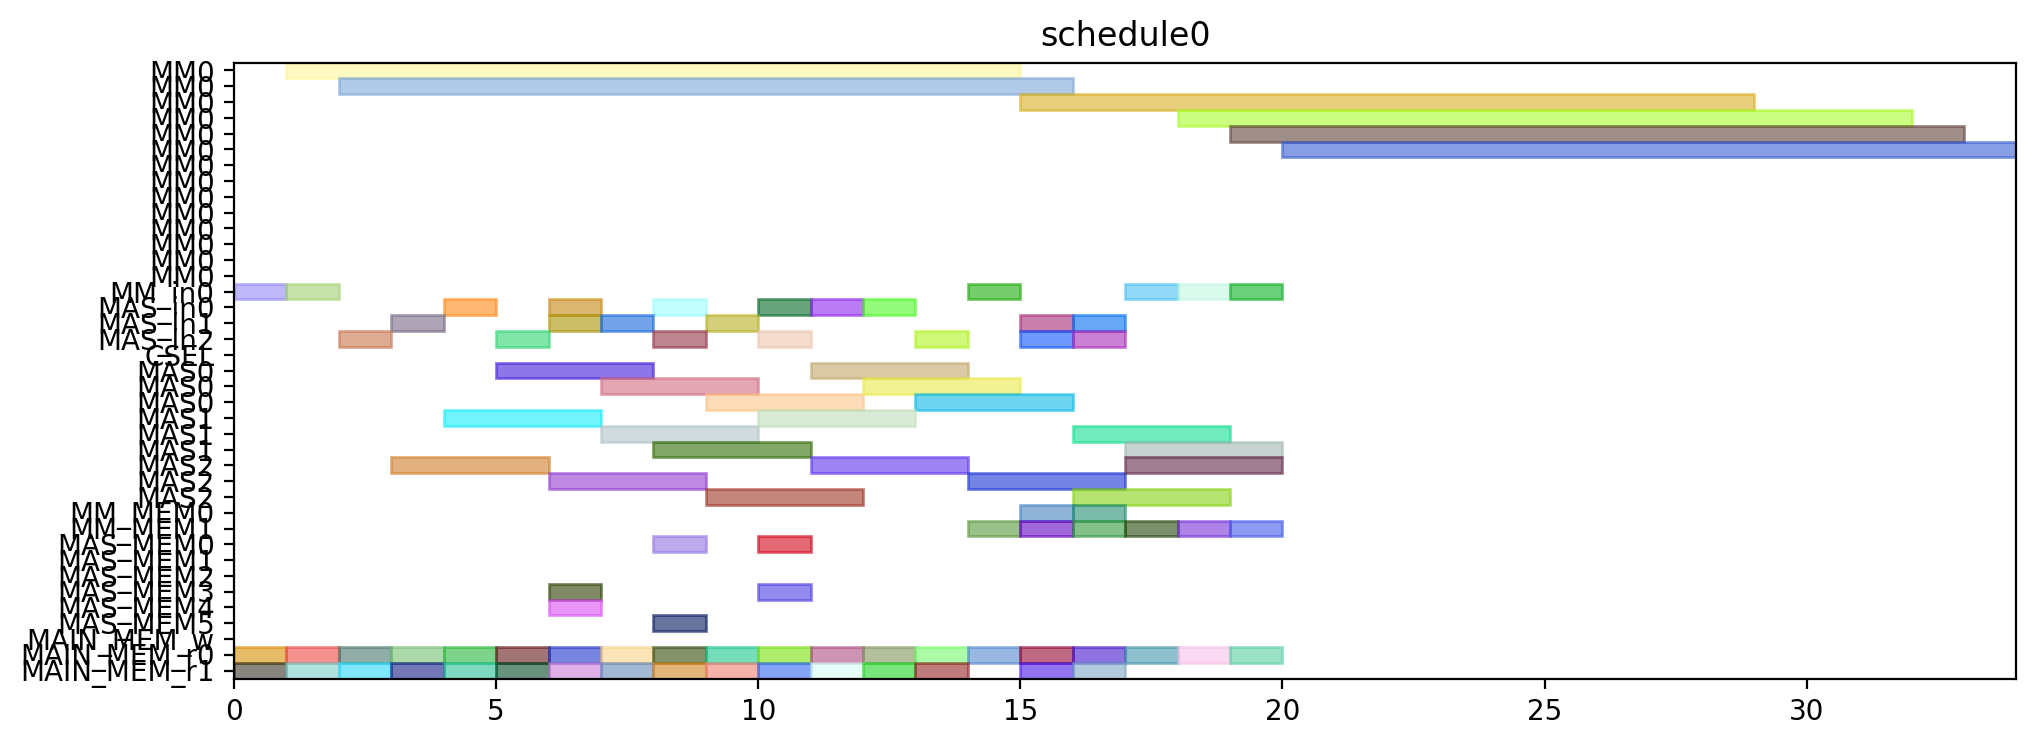

Write Python code to recreate this figure.
from pyschedule import Scenario, solvers, plotters, alt


def solve():
	horizon = 120
	S = Scenario("schedule0", horizon=horizon)

	# resource
	MM = S.Resources('MM', num=1, size=14)
	MM_in = S.Resources('MM_in', num=1)
	MAS_in = S.Resources('MAS_in', num=3)
	CSEL = S.Resource('CSEL')
	MAS = S.Resources('MAS', num=3, size=3, periods=range(1, horizon))
	MM_MEM = S.Resources('MM_MEM', num=2)
	MAS_MEM = S.Resources('MAS_MEM', num=6)
	MAIN_MEM_w = S.Resource('MAIN_MEM_w', size=1)
	MAIN_MEM_r = S.Resources('MAIN_MEM_r', num=2)

	# result of previous scheduling

	# new tasks
	c_qinv_denom_inv0 = S.Task('c_qinv_denom_inv0', length=14, delay_cost=1)
	c_qinv_denom_inv0 += alt(MM)
	c_qinv_denom_inv0_in = S.Task('c_qinv_denom_inv0_in', length=1, delay_cost=1)
	c_qinv_denom_inv0_in += alt(MM_in)
	S += c_qinv_denom_inv0_in*MM_in[0]<=c_qinv_denom_inv0*MM[0]
	c_qinv_denom_inv0_mem0 = S.Task('c_qinv_denom_inv0_mem0', length=1, delay_cost=1)
	c_qinv_denom_inv0_mem0 += MAIN_MEM_r[0]
	S += c_qinv_denom_inv0_mem0 <= c_qinv_denom_inv0

	c_qinv_denom_inv0_mem1 = S.Task('c_qinv_denom_inv0_mem1', length=1, delay_cost=1)
	c_qinv_denom_inv0_mem1 += MAIN_MEM_r[1]
	S += c_qinv_denom_inv0_mem1 <= c_qinv_denom_inv0

	c_qinv_denom_inv1_ = S.Task('c_qinv_denom_inv1_', length=14, delay_cost=1)
	c_qinv_denom_inv1_ += alt(MM)
	c_qinv_denom_inv1__in = S.Task('c_qinv_denom_inv1__in', length=1, delay_cost=1)
	c_qinv_denom_inv1__in += alt(MM_in)
	S += c_qinv_denom_inv1__in*MM_in[0]<=c_qinv_denom_inv1_*MM[0]
	c_qinv_denom_inv1__mem0 = S.Task('c_qinv_denom_inv1__mem0', length=1, delay_cost=1)
	c_qinv_denom_inv1__mem0 += MAIN_MEM_r[0]
	S += c_qinv_denom_inv1__mem0 <= c_qinv_denom_inv1_

	c_qinv_denom_inv1__mem1 = S.Task('c_qinv_denom_inv1__mem1', length=1, delay_cost=1)
	c_qinv_denom_inv1__mem1 += MAIN_MEM_r[1]
	S += c_qinv_denom_inv1__mem1 <= c_qinv_denom_inv1_

	c_qinv0_t2 = S.Task('c_qinv0_t2', length=3, delay_cost=1)
	c_qinv0_t2 += alt(MAS)
	c_qinv0_t2_in = S.Task('c_qinv0_t2_in', length=1, delay_cost=1)
	c_qinv0_t2_in += alt(MAS_in)
	S += c_qinv0_t2_in*MAS_in[0]<=c_qinv0_t2*MAS[0]

	S += c_qinv0_t2_in*MAS_in[1]<=c_qinv0_t2*MAS[1]

	S += c_qinv0_t2_in*MAS_in[2]<=c_qinv0_t2*MAS[2]

	c_qinv0_t2_mem0 = S.Task('c_qinv0_t2_mem0', length=1, delay_cost=1)
	c_qinv0_t2_mem0 += MAIN_MEM_r[0]
	S += c_qinv0_t2_mem0 <= c_qinv0_t2

	c_qinv0_t2_mem1 = S.Task('c_qinv0_t2_mem1', length=1, delay_cost=1)
	c_qinv0_t2_mem1 += MAIN_MEM_r[1]
	S += c_qinv0_t2_mem1 <= c_qinv0_t2

	c_qinv1__t2 = S.Task('c_qinv1__t2', length=3, delay_cost=1)
	c_qinv1__t2 += alt(MAS)
	c_qinv1__t2_in = S.Task('c_qinv1__t2_in', length=1, delay_cost=1)
	c_qinv1__t2_in += alt(MAS_in)
	S += c_qinv1__t2_in*MAS_in[0]<=c_qinv1__t2*MAS[0]

	S += c_qinv1__t2_in*MAS_in[1]<=c_qinv1__t2*MAS[1]

	S += c_qinv1__t2_in*MAS_in[2]<=c_qinv1__t2*MAS[2]

	c_qinv1__t2_mem0 = S.Task('c_qinv1__t2_mem0', length=1, delay_cost=1)
	c_qinv1__t2_mem0 += MAIN_MEM_r[0]
	S += c_qinv1__t2_mem0 <= c_qinv1__t2

	c_qinv1__t2_mem1 = S.Task('c_qinv1__t2_mem1', length=1, delay_cost=1)
	c_qinv1__t2_mem1 += MAIN_MEM_r[1]
	S += c_qinv1__t2_mem1 <= c_qinv1__t2

	c0_t0_t2 = S.Task('c0_t0_t2', length=3, delay_cost=1)
	c0_t0_t2 += alt(MAS)
	c0_t0_t2_in = S.Task('c0_t0_t2_in', length=1, delay_cost=1)
	c0_t0_t2_in += alt(MAS_in)
	S += c0_t0_t2_in*MAS_in[0]<=c0_t0_t2*MAS[0]

	S += c0_t0_t2_in*MAS_in[1]<=c0_t0_t2*MAS[1]

	S += c0_t0_t2_in*MAS_in[2]<=c0_t0_t2*MAS[2]

	c0_t0_t2_mem0 = S.Task('c0_t0_t2_mem0', length=1, delay_cost=1)
	c0_t0_t2_mem0 += MAIN_MEM_r[0]
	S += c0_t0_t2_mem0 <= c0_t0_t2

	c0_t0_t2_mem1 = S.Task('c0_t0_t2_mem1', length=1, delay_cost=1)
	c0_t0_t2_mem1 += MAIN_MEM_r[1]
	S += c0_t0_t2_mem1 <= c0_t0_t2

	c0_t1_t2 = S.Task('c0_t1_t2', length=3, delay_cost=1)
	c0_t1_t2 += alt(MAS)
	c0_t1_t2_in = S.Task('c0_t1_t2_in', length=1, delay_cost=1)
	c0_t1_t2_in += alt(MAS_in)
	S += c0_t1_t2_in*MAS_in[0]<=c0_t1_t2*MAS[0]

	S += c0_t1_t2_in*MAS_in[1]<=c0_t1_t2*MAS[1]

	S += c0_t1_t2_in*MAS_in[2]<=c0_t1_t2*MAS[2]

	c0_t1_t2_mem0 = S.Task('c0_t1_t2_mem0', length=1, delay_cost=1)
	c0_t1_t2_mem0 += MAIN_MEM_r[0]
	S += c0_t1_t2_mem0 <= c0_t1_t2

	c0_t1_t2_mem1 = S.Task('c0_t1_t2_mem1', length=1, delay_cost=1)
	c0_t1_t2_mem1 += MAIN_MEM_r[1]
	S += c0_t1_t2_mem1 <= c0_t1_t2

	c0_t20 = S.Task('c0_t20', length=3, delay_cost=1)
	c0_t20 += alt(MAS)
	c0_t20_in = S.Task('c0_t20_in', length=1, delay_cost=1)
	c0_t20_in += alt(MAS_in)
	S += c0_t20_in*MAS_in[0]<=c0_t20*MAS[0]

	S += c0_t20_in*MAS_in[1]<=c0_t20*MAS[1]

	S += c0_t20_in*MAS_in[2]<=c0_t20*MAS[2]

	c0_t20_mem0 = S.Task('c0_t20_mem0', length=1, delay_cost=1)
	c0_t20_mem0 += MAIN_MEM_r[0]
	S += c0_t20_mem0 <= c0_t20

	c0_t20_mem1 = S.Task('c0_t20_mem1', length=1, delay_cost=1)
	c0_t20_mem1 += MAIN_MEM_r[1]
	S += c0_t20_mem1 <= c0_t20

	c0_t21 = S.Task('c0_t21', length=3, delay_cost=1)
	c0_t21 += alt(MAS)
	c0_t21_in = S.Task('c0_t21_in', length=1, delay_cost=1)
	c0_t21_in += alt(MAS_in)
	S += c0_t21_in*MAS_in[0]<=c0_t21*MAS[0]

	S += c0_t21_in*MAS_in[1]<=c0_t21*MAS[1]

	S += c0_t21_in*MAS_in[2]<=c0_t21*MAS[2]

	c0_t21_mem0 = S.Task('c0_t21_mem0', length=1, delay_cost=1)
	c0_t21_mem0 += MAIN_MEM_r[0]
	S += c0_t21_mem0 <= c0_t21

	c0_t21_mem1 = S.Task('c0_t21_mem1', length=1, delay_cost=1)
	c0_t21_mem1 += MAIN_MEM_r[1]
	S += c0_t21_mem1 <= c0_t21

	c1_t0_t2 = S.Task('c1_t0_t2', length=3, delay_cost=1)
	c1_t0_t2 += alt(MAS)
	c1_t0_t2_in = S.Task('c1_t0_t2_in', length=1, delay_cost=1)
	c1_t0_t2_in += alt(MAS_in)
	S += c1_t0_t2_in*MAS_in[0]<=c1_t0_t2*MAS[0]

	S += c1_t0_t2_in*MAS_in[1]<=c1_t0_t2*MAS[1]

	S += c1_t0_t2_in*MAS_in[2]<=c1_t0_t2*MAS[2]

	c1_t0_t2_mem0 = S.Task('c1_t0_t2_mem0', length=1, delay_cost=1)
	c1_t0_t2_mem0 += MAIN_MEM_r[0]
	S += c1_t0_t2_mem0 <= c1_t0_t2

	c1_t0_t2_mem1 = S.Task('c1_t0_t2_mem1', length=1, delay_cost=1)
	c1_t0_t2_mem1 += MAIN_MEM_r[1]
	S += c1_t0_t2_mem1 <= c1_t0_t2

	c1_t1_t2 = S.Task('c1_t1_t2', length=3, delay_cost=1)
	c1_t1_t2 += alt(MAS)
	c1_t1_t2_in = S.Task('c1_t1_t2_in', length=1, delay_cost=1)
	c1_t1_t2_in += alt(MAS_in)
	S += c1_t1_t2_in*MAS_in[0]<=c1_t1_t2*MAS[0]

	S += c1_t1_t2_in*MAS_in[1]<=c1_t1_t2*MAS[1]

	S += c1_t1_t2_in*MAS_in[2]<=c1_t1_t2*MAS[2]

	c1_t1_t2_mem0 = S.Task('c1_t1_t2_mem0', length=1, delay_cost=1)
	c1_t1_t2_mem0 += MAIN_MEM_r[0]
	S += c1_t1_t2_mem0 <= c1_t1_t2

	c1_t1_t2_mem1 = S.Task('c1_t1_t2_mem1', length=1, delay_cost=1)
	c1_t1_t2_mem1 += MAIN_MEM_r[1]
	S += c1_t1_t2_mem1 <= c1_t1_t2

	c1_t20 = S.Task('c1_t20', length=3, delay_cost=1)
	c1_t20 += alt(MAS)
	c1_t20_in = S.Task('c1_t20_in', length=1, delay_cost=1)
	c1_t20_in += alt(MAS_in)
	S += c1_t20_in*MAS_in[0]<=c1_t20*MAS[0]

	S += c1_t20_in*MAS_in[1]<=c1_t20*MAS[1]

	S += c1_t20_in*MAS_in[2]<=c1_t20*MAS[2]

	c1_t20_mem0 = S.Task('c1_t20_mem0', length=1, delay_cost=1)
	c1_t20_mem0 += MAIN_MEM_r[0]
	S += c1_t20_mem0 <= c1_t20

	c1_t20_mem1 = S.Task('c1_t20_mem1', length=1, delay_cost=1)
	c1_t20_mem1 += MAIN_MEM_r[1]
	S += c1_t20_mem1 <= c1_t20

	c1_t21 = S.Task('c1_t21', length=3, delay_cost=1)
	c1_t21 += alt(MAS)
	c1_t21_in = S.Task('c1_t21_in', length=1, delay_cost=1)
	c1_t21_in += alt(MAS_in)
	S += c1_t21_in*MAS_in[0]<=c1_t21*MAS[0]

	S += c1_t21_in*MAS_in[1]<=c1_t21*MAS[1]

	S += c1_t21_in*MAS_in[2]<=c1_t21*MAS[2]

	c1_t21_mem0 = S.Task('c1_t21_mem0', length=1, delay_cost=1)
	c1_t21_mem0 += MAIN_MEM_r[0]
	S += c1_t21_mem0 <= c1_t21

	c1_t21_mem1 = S.Task('c1_t21_mem1', length=1, delay_cost=1)
	c1_t21_mem1 += MAIN_MEM_r[1]
	S += c1_t21_mem1 <= c1_t21

	c2_t0_t2 = S.Task('c2_t0_t2', length=3, delay_cost=1)
	c2_t0_t2 += alt(MAS)
	c2_t0_t2_in = S.Task('c2_t0_t2_in', length=1, delay_cost=1)
	c2_t0_t2_in += alt(MAS_in)
	S += c2_t0_t2_in*MAS_in[0]<=c2_t0_t2*MAS[0]

	S += c2_t0_t2_in*MAS_in[1]<=c2_t0_t2*MAS[1]

	S += c2_t0_t2_in*MAS_in[2]<=c2_t0_t2*MAS[2]

	c2_t0_t2_mem0 = S.Task('c2_t0_t2_mem0', length=1, delay_cost=1)
	c2_t0_t2_mem0 += MAIN_MEM_r[0]
	S += c2_t0_t2_mem0 <= c2_t0_t2

	c2_t0_t2_mem1 = S.Task('c2_t0_t2_mem1', length=1, delay_cost=1)
	c2_t0_t2_mem1 += MAIN_MEM_r[1]
	S += c2_t0_t2_mem1 <= c2_t0_t2

	c2_t1_t2 = S.Task('c2_t1_t2', length=3, delay_cost=1)
	c2_t1_t2 += alt(MAS)
	c2_t1_t2_in = S.Task('c2_t1_t2_in', length=1, delay_cost=1)
	c2_t1_t2_in += alt(MAS_in)
	S += c2_t1_t2_in*MAS_in[0]<=c2_t1_t2*MAS[0]

	S += c2_t1_t2_in*MAS_in[1]<=c2_t1_t2*MAS[1]

	S += c2_t1_t2_in*MAS_in[2]<=c2_t1_t2*MAS[2]

	c2_t1_t2_mem0 = S.Task('c2_t1_t2_mem0', length=1, delay_cost=1)
	c2_t1_t2_mem0 += MAIN_MEM_r[0]
	S += c2_t1_t2_mem0 <= c2_t1_t2

	c2_t1_t2_mem1 = S.Task('c2_t1_t2_mem1', length=1, delay_cost=1)
	c2_t1_t2_mem1 += MAIN_MEM_r[1]
	S += c2_t1_t2_mem1 <= c2_t1_t2

	c2_t20 = S.Task('c2_t20', length=3, delay_cost=1)
	c2_t20 += alt(MAS)
	c2_t20_in = S.Task('c2_t20_in', length=1, delay_cost=1)
	c2_t20_in += alt(MAS_in)
	S += c2_t20_in*MAS_in[0]<=c2_t20*MAS[0]

	S += c2_t20_in*MAS_in[1]<=c2_t20*MAS[1]

	S += c2_t20_in*MAS_in[2]<=c2_t20*MAS[2]

	c2_t20_mem0 = S.Task('c2_t20_mem0', length=1, delay_cost=1)
	c2_t20_mem0 += MAIN_MEM_r[0]
	S += c2_t20_mem0 <= c2_t20

	c2_t20_mem1 = S.Task('c2_t20_mem1', length=1, delay_cost=1)
	c2_t20_mem1 += MAIN_MEM_r[1]
	S += c2_t20_mem1 <= c2_t20

	c2_t21 = S.Task('c2_t21', length=3, delay_cost=1)
	c2_t21 += alt(MAS)
	c2_t21_in = S.Task('c2_t21_in', length=1, delay_cost=1)
	c2_t21_in += alt(MAS_in)
	S += c2_t21_in*MAS_in[0]<=c2_t21*MAS[0]

	S += c2_t21_in*MAS_in[1]<=c2_t21*MAS[1]

	S += c2_t21_in*MAS_in[2]<=c2_t21*MAS[2]

	c2_t21_mem0 = S.Task('c2_t21_mem0', length=1, delay_cost=1)
	c2_t21_mem0 += MAIN_MEM_r[0]
	S += c2_t21_mem0 <= c2_t21

	c2_t21_mem1 = S.Task('c2_t21_mem1', length=1, delay_cost=1)
	c2_t21_mem1 += MAIN_MEM_r[1]
	S += c2_t21_mem1 <= c2_t21

	c_qinv0_t0 = S.Task('c_qinv0_t0', length=14, delay_cost=1)
	c_qinv0_t0 += alt(MM)
	c_qinv0_t0_in = S.Task('c_qinv0_t0_in', length=1, delay_cost=1)
	c_qinv0_t0_in += alt(MM_in)
	S += c_qinv0_t0_in*MM_in[0]<=c_qinv0_t0*MM[0]
	c_qinv0_t0_mem0 = S.Task('c_qinv0_t0_mem0', length=1, delay_cost=1)
	c_qinv0_t0_mem0 += MAIN_MEM_r[0]
	S += c_qinv0_t0_mem0 <= c_qinv0_t0

	c_qinv0_t0_mem1 = S.Task('c_qinv0_t0_mem1', length=1, delay_cost=1)
	c_qinv0_t0_mem1 += alt(MM_MEM)
	S += (c_qinv_denom_inv0*MM[0])-1 < c_qinv0_t0_mem1*MM_MEM[1]
	S += c_qinv0_t0_mem1 <= c_qinv0_t0

	c_qinv0_t1 = S.Task('c_qinv0_t1', length=14, delay_cost=1)
	c_qinv0_t1 += alt(MM)
	c_qinv0_t1_in = S.Task('c_qinv0_t1_in', length=1, delay_cost=1)
	c_qinv0_t1_in += alt(MM_in)
	S += c_qinv0_t1_in*MM_in[0]<=c_qinv0_t1*MM[0]
	c_qinv0_t1_mem0 = S.Task('c_qinv0_t1_mem0', length=1, delay_cost=1)
	c_qinv0_t1_mem0 += MAIN_MEM_r[0]
	S += c_qinv0_t1_mem0 <= c_qinv0_t1

	c_qinv0_t1_mem1 = S.Task('c_qinv0_t1_mem1', length=1, delay_cost=1)
	c_qinv0_t1_mem1 += alt(MM_MEM)
	S += (c_qinv_denom_inv1_*MM[0])-1 < c_qinv0_t1_mem1*MM_MEM[1]
	S += c_qinv0_t1_mem1 <= c_qinv0_t1

	c_qinv0_t3 = S.Task('c_qinv0_t3', length=3, delay_cost=1)
	c_qinv0_t3 += alt(MAS)
	c_qinv0_t3_in = S.Task('c_qinv0_t3_in', length=1, delay_cost=1)
	c_qinv0_t3_in += alt(MAS_in)
	S += c_qinv0_t3_in*MAS_in[0]<=c_qinv0_t3*MAS[0]

	S += c_qinv0_t3_in*MAS_in[1]<=c_qinv0_t3*MAS[1]

	S += c_qinv0_t3_in*MAS_in[2]<=c_qinv0_t3*MAS[2]

	c_qinv0_t3_mem0 = S.Task('c_qinv0_t3_mem0', length=1, delay_cost=1)
	c_qinv0_t3_mem0 += alt(MM_MEM)
	S += (c_qinv_denom_inv0*MM[0])-1 < c_qinv0_t3_mem0*MM_MEM[0]
	S += c_qinv0_t3_mem0 <= c_qinv0_t3

	c_qinv0_t3_mem1 = S.Task('c_qinv0_t3_mem1', length=1, delay_cost=1)
	c_qinv0_t3_mem1 += alt(MM_MEM)
	S += (c_qinv_denom_inv1_*MM[0])-1 < c_qinv0_t3_mem1*MM_MEM[1]
	S += c_qinv0_t3_mem1 <= c_qinv0_t3

	c_qinv1__t0 = S.Task('c_qinv1__t0', length=14, delay_cost=1)
	c_qinv1__t0 += alt(MM)
	c_qinv1__t0_in = S.Task('c_qinv1__t0_in', length=1, delay_cost=1)
	c_qinv1__t0_in += alt(MM_in)
	S += c_qinv1__t0_in*MM_in[0]<=c_qinv1__t0*MM[0]
	c_qinv1__t0_mem0 = S.Task('c_qinv1__t0_mem0', length=1, delay_cost=1)
	c_qinv1__t0_mem0 += MAIN_MEM_r[0]
	S += c_qinv1__t0_mem0 <= c_qinv1__t0

	c_qinv1__t0_mem1 = S.Task('c_qinv1__t0_mem1', length=1, delay_cost=1)
	c_qinv1__t0_mem1 += alt(MM_MEM)
	S += (c_qinv_denom_inv0*MM[0])-1 < c_qinv1__t0_mem1*MM_MEM[1]
	S += c_qinv1__t0_mem1 <= c_qinv1__t0

	c_qinv1__t1 = S.Task('c_qinv1__t1', length=14, delay_cost=1)
	c_qinv1__t1 += alt(MM)
	c_qinv1__t1_in = S.Task('c_qinv1__t1_in', length=1, delay_cost=1)
	c_qinv1__t1_in += alt(MM_in)
	S += c_qinv1__t1_in*MM_in[0]<=c_qinv1__t1*MM[0]
	c_qinv1__t1_mem0 = S.Task('c_qinv1__t1_mem0', length=1, delay_cost=1)
	c_qinv1__t1_mem0 += MAIN_MEM_r[0]
	S += c_qinv1__t1_mem0 <= c_qinv1__t1

	c_qinv1__t1_mem1 = S.Task('c_qinv1__t1_mem1', length=1, delay_cost=1)
	c_qinv1__t1_mem1 += alt(MM_MEM)
	S += (c_qinv_denom_inv1_*MM[0])-1 < c_qinv1__t1_mem1*MM_MEM[1]
	S += c_qinv1__t1_mem1 <= c_qinv1__t1

	c_qinv1__t3 = S.Task('c_qinv1__t3', length=3, delay_cost=1)
	c_qinv1__t3 += alt(MAS)
	c_qinv1__t3_in = S.Task('c_qinv1__t3_in', length=1, delay_cost=1)
	c_qinv1__t3_in += alt(MAS_in)
	S += c_qinv1__t3_in*MAS_in[0]<=c_qinv1__t3*MAS[0]

	S += c_qinv1__t3_in*MAS_in[1]<=c_qinv1__t3*MAS[1]

	S += c_qinv1__t3_in*MAS_in[2]<=c_qinv1__t3*MAS[2]

	c_qinv1__t3_mem0 = S.Task('c_qinv1__t3_mem0', length=1, delay_cost=1)
	c_qinv1__t3_mem0 += alt(MM_MEM)
	S += (c_qinv_denom_inv0*MM[0])-1 < c_qinv1__t3_mem0*MM_MEM[0]
	S += c_qinv1__t3_mem0 <= c_qinv1__t3

	c_qinv1__t3_mem1 = S.Task('c_qinv1__t3_mem1', length=1, delay_cost=1)
	c_qinv1__t3_mem1 += alt(MM_MEM)
	S += (c_qinv_denom_inv1_*MM[0])-1 < c_qinv1__t3_mem1*MM_MEM[1]
	S += c_qinv1__t3_mem1 <= c_qinv1__t3

	c0_t4_t2 = S.Task('c0_t4_t2', length=3, delay_cost=1)
	c0_t4_t2 += alt(MAS)
	c0_t4_t2_in = S.Task('c0_t4_t2_in', length=1, delay_cost=1)
	c0_t4_t2_in += alt(MAS_in)
	S += c0_t4_t2_in*MAS_in[0]<=c0_t4_t2*MAS[0]

	S += c0_t4_t2_in*MAS_in[1]<=c0_t4_t2*MAS[1]

	S += c0_t4_t2_in*MAS_in[2]<=c0_t4_t2*MAS[2]

	c0_t4_t2_mem0 = S.Task('c0_t4_t2_mem0', length=1, delay_cost=1)
	c0_t4_t2_mem0 += alt(MAS_MEM)
	S += (c0_t20*MAS[0])-1 < c0_t4_t2_mem0*MAS_MEM[0]
	S += (c0_t20*MAS[1])-1 < c0_t4_t2_mem0*MAS_MEM[2]
	S += (c0_t20*MAS[2])-1 < c0_t4_t2_mem0*MAS_MEM[4]
	S += c0_t4_t2_mem0 <= c0_t4_t2

	c0_t4_t2_mem1 = S.Task('c0_t4_t2_mem1', length=1, delay_cost=1)
	c0_t4_t2_mem1 += alt(MAS_MEM)
	S += (c0_t21*MAS[0])-1 < c0_t4_t2_mem1*MAS_MEM[1]
	S += (c0_t21*MAS[1])-1 < c0_t4_t2_mem1*MAS_MEM[3]
	S += (c0_t21*MAS[2])-1 < c0_t4_t2_mem1*MAS_MEM[5]
	S += c0_t4_t2_mem1 <= c0_t4_t2

	c1_t4_t2 = S.Task('c1_t4_t2', length=3, delay_cost=1)
	c1_t4_t2 += alt(MAS)
	c1_t4_t2_in = S.Task('c1_t4_t2_in', length=1, delay_cost=1)
	c1_t4_t2_in += alt(MAS_in)
	S += c1_t4_t2_in*MAS_in[0]<=c1_t4_t2*MAS[0]

	S += c1_t4_t2_in*MAS_in[1]<=c1_t4_t2*MAS[1]

	S += c1_t4_t2_in*MAS_in[2]<=c1_t4_t2*MAS[2]

	c1_t4_t2_mem0 = S.Task('c1_t4_t2_mem0', length=1, delay_cost=1)
	c1_t4_t2_mem0 += alt(MAS_MEM)
	S += (c1_t20*MAS[0])-1 < c1_t4_t2_mem0*MAS_MEM[0]
	S += (c1_t20*MAS[1])-1 < c1_t4_t2_mem0*MAS_MEM[2]
	S += (c1_t20*MAS[2])-1 < c1_t4_t2_mem0*MAS_MEM[4]
	S += c1_t4_t2_mem0 <= c1_t4_t2

	c1_t4_t2_mem1 = S.Task('c1_t4_t2_mem1', length=1, delay_cost=1)
	c1_t4_t2_mem1 += alt(MAS_MEM)
	S += (c1_t21*MAS[0])-1 < c1_t4_t2_mem1*MAS_MEM[1]
	S += (c1_t21*MAS[1])-1 < c1_t4_t2_mem1*MAS_MEM[3]
	S += (c1_t21*MAS[2])-1 < c1_t4_t2_mem1*MAS_MEM[5]
	S += c1_t4_t2_mem1 <= c1_t4_t2

	c2_t4_t2 = S.Task('c2_t4_t2', length=3, delay_cost=1)
	c2_t4_t2 += alt(MAS)
	c2_t4_t2_in = S.Task('c2_t4_t2_in', length=1, delay_cost=1)
	c2_t4_t2_in += alt(MAS_in)
	S += c2_t4_t2_in*MAS_in[0]<=c2_t4_t2*MAS[0]

	S += c2_t4_t2_in*MAS_in[1]<=c2_t4_t2*MAS[1]

	S += c2_t4_t2_in*MAS_in[2]<=c2_t4_t2*MAS[2]

	c2_t4_t2_mem0 = S.Task('c2_t4_t2_mem0', length=1, delay_cost=1)
	c2_t4_t2_mem0 += alt(MAS_MEM)
	S += (c2_t20*MAS[0])-1 < c2_t4_t2_mem0*MAS_MEM[0]
	S += (c2_t20*MAS[1])-1 < c2_t4_t2_mem0*MAS_MEM[2]
	S += (c2_t20*MAS[2])-1 < c2_t4_t2_mem0*MAS_MEM[4]
	S += c2_t4_t2_mem0 <= c2_t4_t2

	c2_t4_t2_mem1 = S.Task('c2_t4_t2_mem1', length=1, delay_cost=1)
	c2_t4_t2_mem1 += alt(MAS_MEM)
	S += (c2_t21*MAS[0])-1 < c2_t4_t2_mem1*MAS_MEM[1]
	S += (c2_t21*MAS[1])-1 < c2_t4_t2_mem1*MAS_MEM[3]
	S += (c2_t21*MAS[2])-1 < c2_t4_t2_mem1*MAS_MEM[5]
	S += c2_t4_t2_mem1 <= c2_t4_t2

	solvers.mip.solve(S,msg=1,kind='CPLEX',ratio_gap=1.01)

	solution = [['hoge']*len(S.solution()[1]) for i in range(len(S.solution()))]
	for i in range(len(S.solution())):
		for j in range(len(S.solution()[i])):
			solution[i][j]=str(S.solution()[i][j])
	print(solution)

	cycles = int(solution[-1][3])

	pic_file_name = "/mnt/rose/usr1/fukuda/ABE/multiRAM_multiMAS_16mux/scheduling_result/stage14MM1_stage3MAS3/FP12_INV_AFTER_FPINV/schedule0.png"
	if(S.solution() != []):
		plotters.matplotlib.plot(S,img_filename=pic_file_name, show_task_labels=False, fig_size=(cycles*0.25+3, 4))

	return solution
